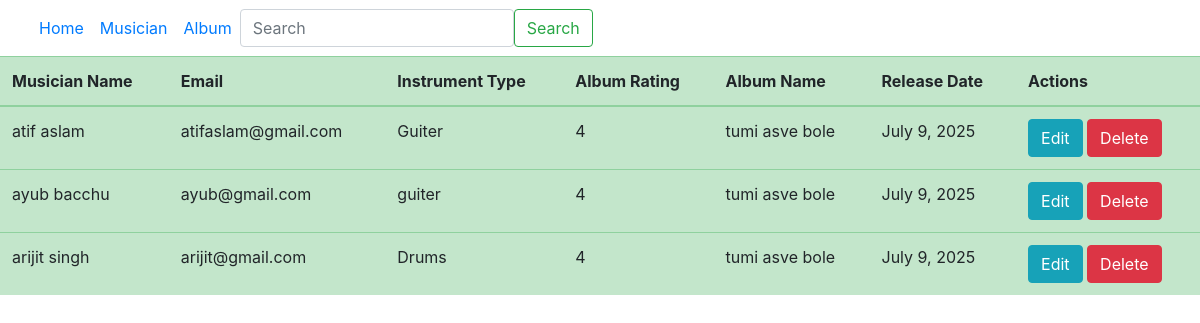
The page / on the database its author committed.
### musician/models.py (models this page shows, shortened)
class Musician(models.Model):
    first_name = models.CharField(max_length=100)
    last_name = models.CharField(max_length=100)
    email = models.EmailField(unique=True)
    phone_number = models.CharField(max_length=12)
    instrument_type = models.CharField(max_length=100)

### Album/models.py (models this page shows, shortened)
class Album(models.Model):
    musician = models.ForeignKey(Musician, on_delete=models.CASCADE)
    album_name= models.CharField(max_length=100)
    release_date = models.DateField()
    Rating_choices = [
        (1, '1'),
        (2, '2'),
        (3, '3'),
        (4, '4'),
        (5, '5'),
    ]
    rating = models.IntegerField(choices=Rating_choices)

### Musicians_Directory/views.py (the view)
# urls.py: 2. Add a URL to urlpatterns:  path('', views.home, name='home')
def home(request):
    data = Musician.objects.all()
    info = Album.objects.all()
    return render(request, 'home.html', {'data' : data, 'info' : info})

### templates/home.html
{% extends "base.html" %}
{% block content %}
<table class=" table table-success">
  <thead>
    <tr>
      <th scope="col">Musician Name</th>
      <th scope="col">Email</th>
      <th scope="col">Instrument Type</th>
      <th scope="col">Album Rating</th>
      <th scope="col">Album Name</th>
      <th scope="col">Release Date</th>
      <th scope="col">Actions</th>
    </tr>
  </thead>
  <tbody>
       {% for musician in data%}
    <tr>
      <td>{{musician.first_name}} {{musician.last_name}}</td>
      <td>{{musician.email}}</td>
      <td>{{musician.instrument_type}}</td>
      {% for album in info %}
      <td>{{album.rating}}</td>
      <td>{{album.album_name}}</td>
      <td>{{album.release_date}}</td>
    <td>
        <a href="{% url 'edit_musician' musician.pk %}" class="btn btn-info ">Edit</a>
         <a href="{% url 'delete_musician' musician.pk %}" class="btn btn-danger">Delete</a>
    </td>
      {% endfor %}
    {% endfor %}
    </tr>
  </tbody>
</table>
 {% endblock %}

### templates/base.html (shortened to what this page needs)
<!DOCTYPE html>
<html lang="en">
<head>
<link rel="stylesheet" href="https://cdn.jsdelivr.net/npm/bootstrap@4.4.1/dist/css/bootstrap.min.css">
</head>
<body>
<nav class="navbar navbar-expand-lg bg-body-tertiary">
  <div class="container-fluid">
    <div class="collapse navbar-collapse" id="navbarSupportedContent">
      <ul class="navbar-nav me-auto mb-2 mb-lg-0">
        <li class="nav-item">
          <a class="nav-link active" aria-current="page" href="{% url 'homepage' %}">Home</a>
        </li>
        <li class="nav-item">
          <a class="nav-link" href="{% url 'add_musicians' %}">Musician</a>
        </li>
        <li class="nav-item">
         <a class="nav-link" href="{% url 'add _album' %}">Album</a>
        </li>
      </ul>
      <form class="d-flex" role="search">
        <input class="form-control me-2" type="search" placeholder="Search" aria-label="Search"/>
        <button class="btn btn-outline-success" type="submit">Search</button>
      </form>
    </div>
  </div>
</nav>
{% block content %}
{% endblock %}
</body>
</html>

### rows shown on the page
Musician: first_name "atif", last_name "aslam", email "atifaslam@gmail.com", instrument_type "Guiter"
Album: rating "4", album_name "tumi asve bole", release_date "July 9, 2025"
Musician: first_name "ayub", last_name "bacchu", email "ayub@gmail.com", instrument_type "guiter"
Musician: first_name "arijit", last_name "singh", email "arijit@gmail.com", instrument_type "Drums"
